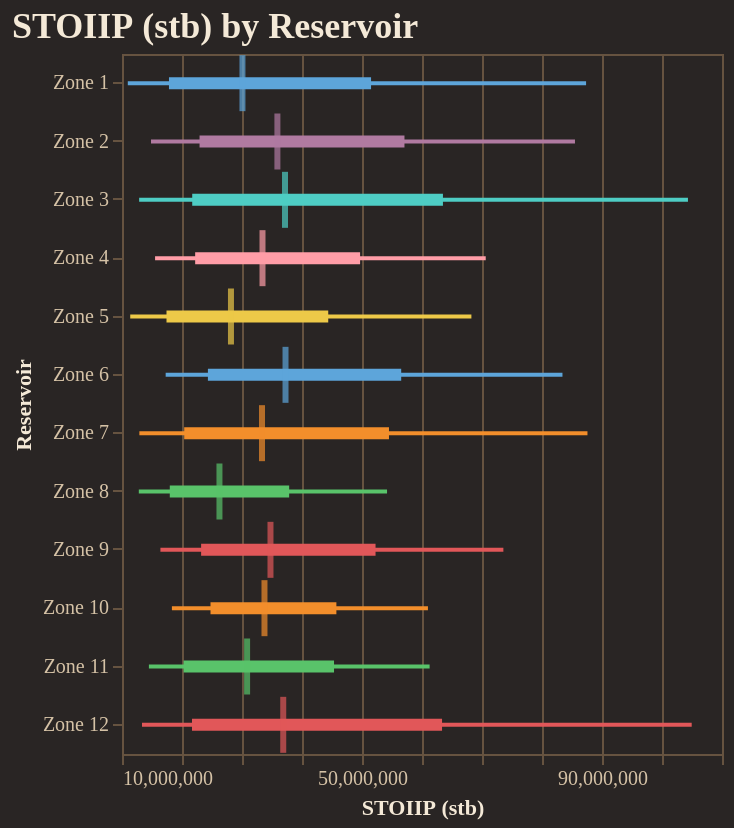

The cell this chart's notebook holds for it:
### Code cell
fig = reporter.plotter.forest_plot(
    "STOIIP (stb)", 
    backend=PLOTTING_BACKEND
)
fig.show()

### Figure 1 — Vega-Lite specification as saved in the notebook (floating-point values rounded to 4 significant figures)
{"config": {"background": "#292524", "view": {"fill": "#292524", "stroke": "#665340"}, "title": {"color": "#f4e9d7", "font": "Merriweather", "fontSize": 18, "fontWeight": 600, "subtitleColor": "#d5c2a6", "anchor": "start"}, "axis": {"domainColor": "#665340", "gridColor": "#665340", "tickColor": "#665340", "labelColor": "#d5c2a6", "titleColor": "#f4e9d7", "labelFont": "Merriweather", "titleFont": "Merriweather"}, "legend": {"titleColor": "#f4e9d7", "labelColor": "#d5c2a6", "labelFont": "Merriweather", "titleFont": "Merriweather", "orient": "top-right", "symbolType": "circle"}, "header": {"labelColor": "#d5c2a6", "titleColor": "#f4e9d7", "labelFont": "Merriweather", "titleFont": "Merriweather"}, "mark": {"color": "#c78d3b"}, "line": {"color": "#c78d3b"}, "bar": {"color": "#c78d3b"}, "point": {"color": "#ddb06d"}, "area": {"color": "#c78d3b", "opacity": 0.35}, "text": {"color": "#f4e9d7", "font": "Merriweather"}, "range": {"category": ["#5DA5DA", "#F28E2B", "#59C36A", "#E15759", "#B07AA1", "#4ECDC4", "#FF9DA7", "#EDC948"]}}, "layer": [{"mark": {"type": "rule", "strokeWidth": 2}, "encoding": {"color": {"field": "group", "legend": null, "type": "nominal"}, "x": {"field": "p10", "scale": {"zero": false}, "title": "STOIIP (stb)", "type": "quantitative"}, "x2": {"field": "p90"}, "y": {"field": "group", "sort": ["Zone 1", "Zone 2", "Zone 3", "Zone 4", "Zone 5", "Zone 6", "Zone 7", "Zone 8", "Zone 9", "Zone 10", "Zone 11", "Zone 12"], "title": "Reservoir", "type": "nominal"}}}, {"mark": {"type": "rule", "strokeWidth": 6}, "encoding": {"color": {"field": "group", "legend": null, "type": "nominal"}, "x": {"field": "p25", "scale": {"zero": false}, "title": "STOIIP (stb)", "type": "quantitative"}, "x2": {"field": "p75"}, "y": {"field": "group", "sort": ["Zone 1", "Zone 2", "Zone 3", "Zone 4", "Zone 5", "Zone 6", "Zone 7", "Zone 8", "Zone 9", "Zone 10", "Zone 11", "Zone 12"], "title": "Reservoir", "type": "nominal"}}}, {"mark": {"type": "tick", "color": "black", "size": 28, "thickness": 3}, "encoding": {"color": {"field": "group", "legend": null, "type": "nominal"}, "tooltip": [{"field": "group", "title": "Group", "type": "nominal"}, {"field": "p10", "title": "P10", "type": "quantitative"}, {"field": "p25", "title": "P25", "type": "quantitative"}, {"field": "median", "title": "Median", "type": "quantitative"}, {"field": "p75", "title": "P75", "type": "quantitative"}, {"field": "p90", "title": "P90", "type": "quantitative"}], "x": {"field": "median", "scale": {"zero": false}, "title": "STOIIP (stb)", "type": "quantitative"}, "y": {"field": "group", "sort": ["Zone 1", "Zone 2", "Zone 3", "Zone 4", "Zone 5", "Zone 6", "Zone 7", "Zone 8", "Zone 9", "Zone 10", "Zone 11", "Zone 12"], "title": "Reservoir", "type": "nominal"}}}], "data": {"name": "data-23d851c79049ca73bb53fa2303be9656"}, "height": 350, "title": "STOIIP (stb) by Reservoir", "width": "container", "$schema": "https://vega.github.io/schema/vega-lite/v5.20.1.json", "datasets": {"data-23d851c79049ca73bb53fa2303be9656": [{"group": "Zone 1", "p10": 10970000.0, "p25": 17830000.0, "median": 30080000.0, "p75": 51510000.0, "p90": 87350000.0}, {"group": "Zone 2", "p10": 14830000.0, "p25": 22920000.0, "median": 35900000.0, "p75": 57080000.0, "p90": 85500000.0}, {"group": "Zone 3", "p10": 12860000.0, "p25": 21700000.0, "median": 37170000.0, "p75": 63490000.0, "p90": 104300000.0}, {"group": "Zone 4", "p10": 15510000.0, "p25": 22190000.0, "median": 33420000.0, "p75": 49680000.0, "p90": 70620000.0}, {"group": "Zone 5", "p10": 11370000.0, "p25": 17420000.0, "median": 28160000.0, "p75": 44370000.0, "p90": 68230000.0}, {"group": "Zone 6", "p10": 17280000.0, "p25": 24320000.0, "median": 37250000.0, "p75": 56530000.0, "p90": 83410000.0}, {"group": "Zone 7", "p10": 12890000.0, "p25": 20360000.0, "median": 33330000.0, "p75": 54500000.0, "p90": 87580000.0}, {"group": "Zone 8", "p10": 12800000.0, "p25": 17960000.0, "median": 26240000.0, "p75": 37860000.0, "p90": 54170000.0}, {"group": "Zone 9", "p10": 16400000.0, "p25": 23180000.0, "median": 34750000.0, "p75": 52260000.0, "p90": 73560000.0}, {"group": "Zone 10", "p10": 18320000.0, "p25": 24750000.0, "median": 33750000.0, "p75": 45730000.0, "p90": 60990000.0}, {"group": "Zone 11", "p10": 14480000.0, "p25": 20260000.0, "median": 30850000.0, "p75": 45340000.0, "p90": 61270000.0}, {"group": "Zone 12", "p10": 13330000.0, "p25": 21670000.0, "median": 36870000.0, "p75": 63340000.0, "p90": 105000000.0}]}}
